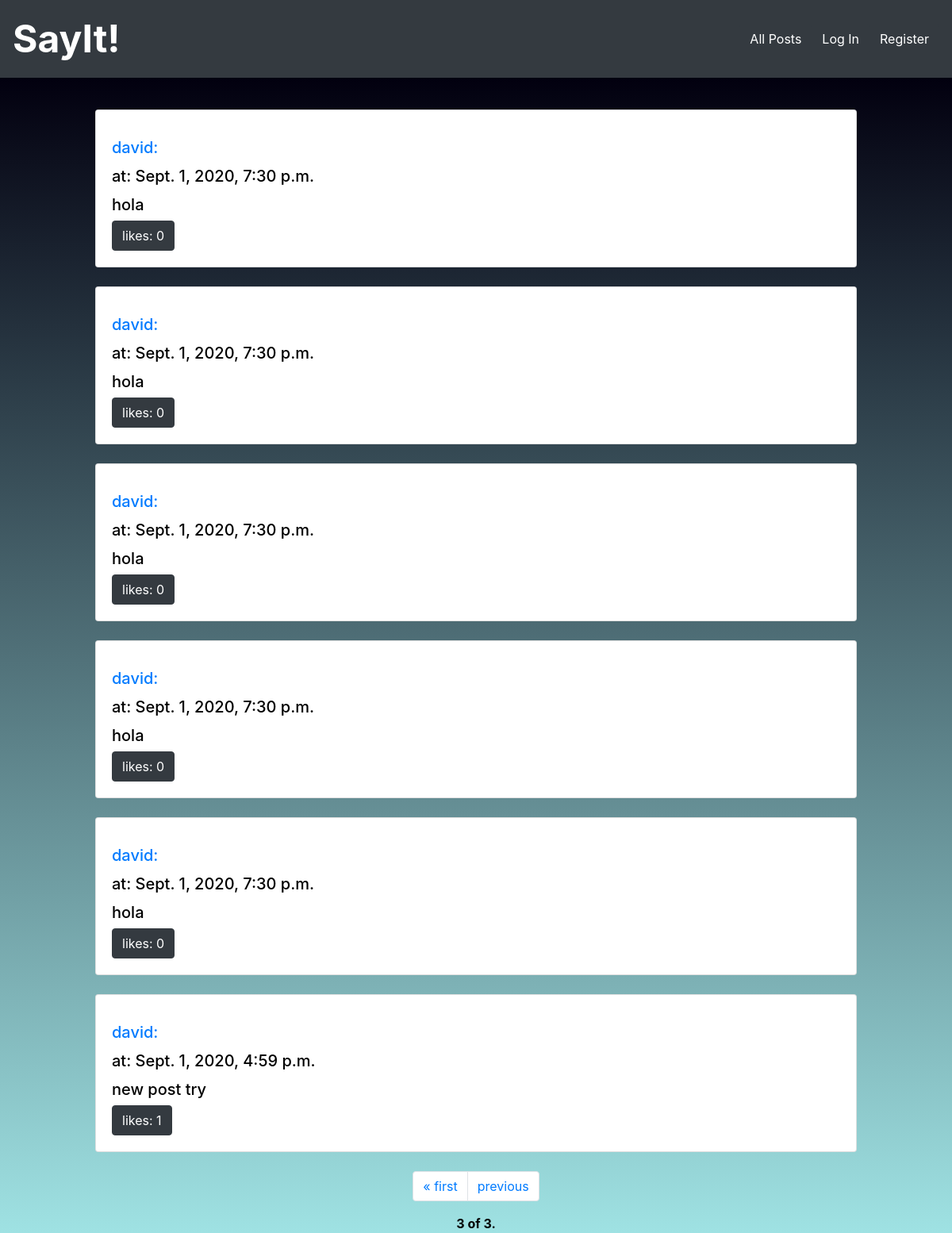
/?page=3, run on the app's committed database.
### network/models.py (models this page shows, shortened)
class Post(models.Model):
    user = models.ForeignKey(User, on_delete=models.CASCADE, related_name="posts")
    content = models.TextField()
    timestamp = models.DateTimeField(auto_now_add=True)

class User(AbstractUser):
    pass

### network/views.py (the view)
# urls.py: path("", views.index, name="index"),
def index(request):
    if request.user.is_authenticated:
        posts = Post.objects.all()
        total_posts = posts.order_by("-timestamp").all()
        paginator = Paginator(total_posts, 10) # Show 10 post per page.
        likeds={}
        total_likes={}
        for post in total_posts:
            try:
                likes=Likes.objects.get(post=post)
            except Likes.DoesNotExist:
                likes = Likes.objects.create(post=post)
            try:
                liked = Likes.objects.filter(post=post,users=request.user)
            except Likes.DoesNotExist:
                liked = False
            if not liked:
                liked=False
            likeds[post.id] = liked
            total_likes[post.id]= likes.users.all().count()
        print(total_likes)
        page_number = request.GET.get('page')
        page_obj = paginator.get_page(page_number)
        return render(request, 'network/index.html', {
            'page_obj': page_obj,
            'total_likes':total_likes,
            'likeds':likeds
        })
    else:
        posts = Post.objects.all()
        total_posts = posts.order_by("-timestamp").all()
        paginator = Paginator(total_posts, 10) # Show 10 post per page.
        likeds={}
        total_likes={}
        for post in total_posts:
            try:
                likes=Likes.objects.get(post=post)
            except Likes.DoesNotExist:
                likes = Likes.objects.create(post=post)
            total_likes[post.id]= likes.users.all().count()
        print(total_likes)
        page_number = request.GET.get('page')
        page_obj = paginator.get_page(page_number)
        return render(request, 'network/index.html', {
            'page_obj': page_obj,
            'total_likes':total_likes,
        })

### network/templates/network/index.html (shortened to what this page needs)
{% extends "network/layout.html" %}
{% load static %}
{% block body %}
<div class="all-post">
        <div class="posts-all" style="align-items: center; display: flex; flex-direction: column;">
            {% for post in page_obj %}
            <div class="card" style="width: 80vw; padding-top: 15px; " id="card-{{post.id}}">
                <div class="card-body" style="color: black; ">
                    {% if user.is_authenticated %}
                    <h5 class="card-title"><a href="{% url 'profile' post.user %}" >{{post.user}}:</a></h5>
                    {% else %}
                    <h5 class="card-title"><a href="{% url 'login' %}" >{{post.user}}:</a></h5>
                    {% endif %}
                    <h5 class="card-title">at: {{post.timestamp}}</h5>
                    <h5 class="card-text" id="content-{{post.id}}" >{{ post.content }}</h5>
                            {% for key, value in total_likes.items %}
                                {% if key == post.id %}
                                    {% if user.is_authenticated %}
                                        {% for ids, liked in likeds.items %}
                                            {% if ids == post.id %}
                                                {% if liked %}
                                                    <button class="btn btn-danger like_button" data-id="{{post.id}}" data-likes="{{value}}" id="{{post.id}}">unlike: {{value}}</button>
                                                {% else %}
                                                    <button class="btn btn-primary like_button" data-id="{{post.id}}" data-likes="{{value}}" id="{{post.id}}">like: {{value}}</button>
                                                {% endif %}
                                            {% endif %}
                                        {% endfor %}
                                    {% else %}
                                        <a class="btn btn-dark" href="{% url 'login' %}">likes: {{value}}</a>
                                    {% endif %}
                                {% endif %}
                            {% endfor %}
                </div>
            </div>
            <br>
            {% endfor %}
            <div class="pagination">
                <span class="step-links">
                    <nav aria-label="Page navigation example">
                        <ul class="pagination">
                            {% if page_obj.has_previous %}
                            <li class="page-item"><a class="page-link" href="?page=1">&laquo; first</a></li>
                            <li class="page-item"><a class="page-link"
                                    href="?page={{ page_obj.previous_page_number }}">previous</a></li>
                            {% endif %}
                        </ul>
                    </nav>
                </span>
            </div>
            <div>
                <span class="current" style="color: black;">
                    <strong>{{ page_obj.number }} of {{ page_obj.paginator.num_pages }}.</strong>
                </span>
            </div>
        </div>
</div>
{% endblock %}

### data on the page
Post: user "david", timestamp "Sept. 1, 2020, 7:30 p.m.", content "hola", total_likes "0"
Post: user "david", timestamp "Sept. 1, 2020, 7:30 p.m.", content "hola", total_likes "0"
Post: user "david", timestamp "Sept. 1, 2020, 7:30 p.m.", content "hola", total_likes "0"
Post: user "david", timestamp "Sept. 1, 2020, 7:30 p.m.", content "hola", total_likes "0"
Post: user "david", timestamp "Sept. 1, 2020, 7:30 p.m.", content "hola", total_likes "0"
Post: user "david", timestamp "Sept. 1, 2020, 4:59 p.m.", content "new post try", total_likes "1"

### other printed values
{{ page_obj.number }} "3"
{{ page_obj.paginator.num_pages }} "3"
